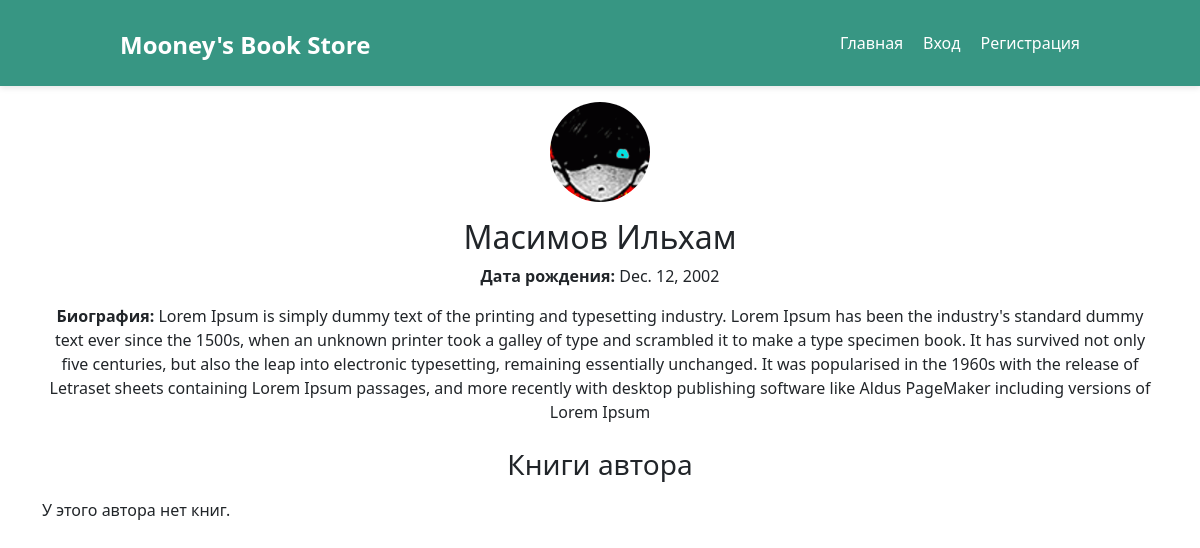
/author/1/, run on an earlier commit of the app's database.
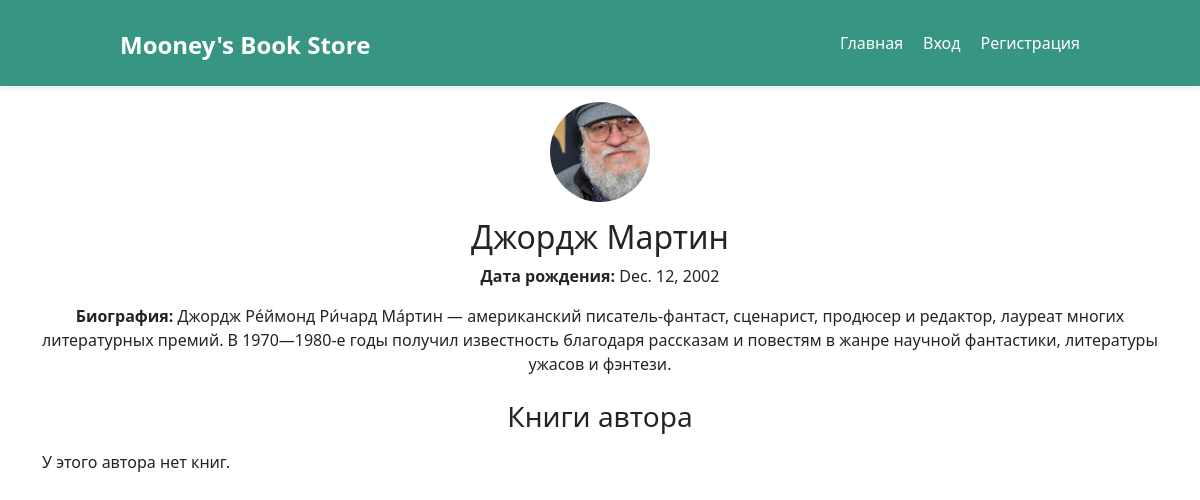
And on a later commit of the database.
### store/models.py (models this page shows, shortened)
class Author(models.Model):
    name = models.CharField(max_length=100)
    birth_date = models.DateField(null=True, blank=True)
    biography = models.TextField()
    photo = models.ImageField(upload_to='authors_photos/', null=True, blank=True)

### store/views.py (the view)
# urls.py: path('author/<int:author_id>/', author_detail, name='author_detail'),
def author_detail(request, author_id):
    author = get_object_or_404(Author, id=author_id)
    books = author.book_set.all()
    return render(request, 'author_detail.html', {
        'author': author,
        'books': books,
    })

### templates/author_detail.html (shortened to what this page needs)
{% extends 'base.html' %}
{% block content %}
<div class="container mt-3">
    <div class="author-profile text-center">
        <div class="author-photo mb-3">
            <img src="{{ author.photo.url }}" alt="{{ author.name }}" class="rounded-circle" style="width: 150px; height: 150px; object-fit: cover;">
        </div>
        <h2>{{ author.name }}</h2>
        <p><strong>Дата рождения:</strong> {{ author.birth_date }}</p>
        <p><strong>Биография:</strong> {{ author.biography }}</p>
    </div>
    <h3 class="mt-4 text-center mb-3">Книги автора</h3>
    <div class="row">
        {% for book in books %}
            <div class="col-md-3 col-sm-6 mb-4">
                <div class="card">
                    <a href="{% url 'book_detail' book.id %}" class="text-decoration-none">
                        <img src="{{ book.cover_image.url }}" alt="{{ book.title }}" class="card-img-top">
                        <div class="card-body">
                            <h5 class="card-title">{{ book.title }}</h5>
                            <p class="card-text">{{ book.price }} KZT</p>
                        </div>
                    </a>
                </div>
            </div>
        {% empty %}
            <p>У этого автора нет книг.</p>
        {% endfor %}
    </div>
</div>
{% endblock %}

What changed in the data, as far as the page shows it:
changed Author: photo: a different picture; name "Масимов Ильхам" → "Джордж Мартин"; biography "Lorem Ipsum is simply dummy text of the printing and typesetting industry. Lorem Ipsum has been the industry's standard dummy text ever since the 1500s, when an unknown printer took a galley of type and scrambled it to make a type specimen book. It has survived not only five centuries, but also the leap into electronic typesetting, remaining essentially unchanged. It was popularised in the 1960s with the release of Letraset sheets containing Lorem Ipsum passages, and more recently with desktop publishing software like Aldus PageMaker including versions of Lorem Ipsum" → "Джордж Ре́ймонд Ри́чард Ма́ртин — американский писатель-фантаст, сценарист, продюсер и редактор, лауреат многих литературных премий. В 1970—1980-е годы получил известность благодаря рассказам и повестям в жанре научной фантастики, литературы ужасов и фэнтези."
